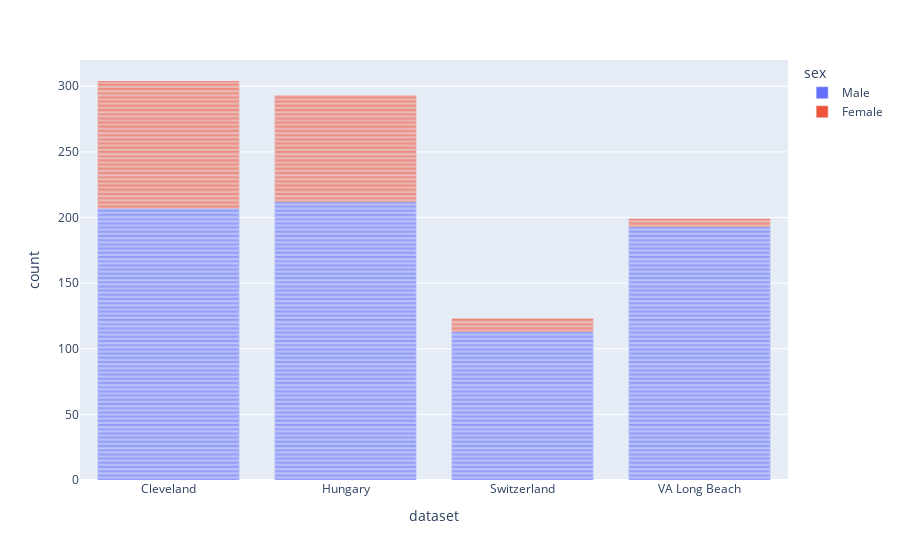

The notebook cell saved with this chart:
### Code cell
# We can also plot this with the help of plotly, as the plots of plotly is beautiful for visualizing
fig = px.bar(df, x="dataset", color="sex")
fig.show()

### Figure 1 — Plotly figure (JSON) as saved in the notebook; plotly's stock layout.template omitted (floating-point values rounded to 4 significant figures; data arrays with more than 128 entries replaced by an {"elided": "..."} marker saying what was removed)
{"data": [{"hovertemplate": "sex=Male<br>dataset=%{x}<br>count=%{y}<extra></extra>", "legendgroup": "Male", "marker": {"color": "#636efa", "pattern": {"shape": ""}}, "name": "Male", "orientation": "v", "showlegend": true, "textposition": "auto", "type": "bar", "x": {"elided": "725 str values"}, "xaxis": "x", "y": {"elided": "725 int values"}, "yaxis": "y"}, {"hovertemplate": "sex=Female<br>dataset=%{x}<br>count=%{y}<extra></extra>", "legendgroup": "Female", "marker": {"color": "#EF553B", "pattern": {"shape": ""}}, "name": "Female", "orientation": "v", "showlegend": true, "textposition": "auto", "type": "bar", "x": {"elided": "194 str values"}, "xaxis": "x", "y": {"elided": "194 int values"}, "yaxis": "y"}], "layout": {"barmode": "relative", "legend": {"title": {"text": "sex"}, "tracegroupgap": 0}, "margin": {"t": 60}, "xaxis": {"anchor": "y", "domain": [0, 1], "title": {"text": "dataset"}}, "yaxis": {"anchor": "x", "domain": [0, 1], "title": {"text": "count"}}}}
